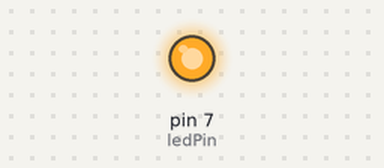
The sketch below on a simulated Arduino Uno, built with avr-gcc and run on an emulated ATmega328P. Shown: output pins drawn as LEDs (lit = HIGH). At 2.0 s the program stops and its outputs stay as they are.

Above: at 0.5 s.
At 1.75 s:
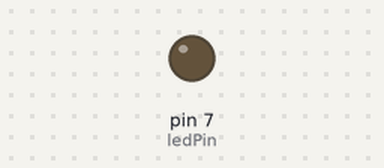
Timing chart, 0 to 3.0 s (numbered marks = the images above):
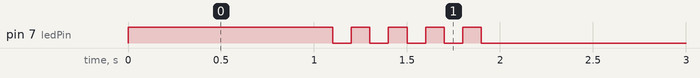

Measured:
- by itself, pin 7 (ledPin): repeats every 0.20 s: LOW 0.10 s, HIGH 0.10 s, until it stays LOW from 1.9 s

The sketch:

05_practice_2.ino
```cpp
// 실습 3: GPIO를 통한 LED 제어
// Pin7에 연결된 LED를 제어

const int ledPin = 7;

void setup() {
  pinMode(ledPin, OUTPUT);
}

void loop() {
  digitalWrite(ledPin, HIGH);
  delay(1000);


  for (int i = 0; i < 5; i++) {
    digitalWrite(ledPin, HIGH);
    delay(100);
    digitalWrite(ledPin, LOW);
    delay(100);
  }

  digitalWrite(ledPin, LOW);

  while (1) {}
}
```
